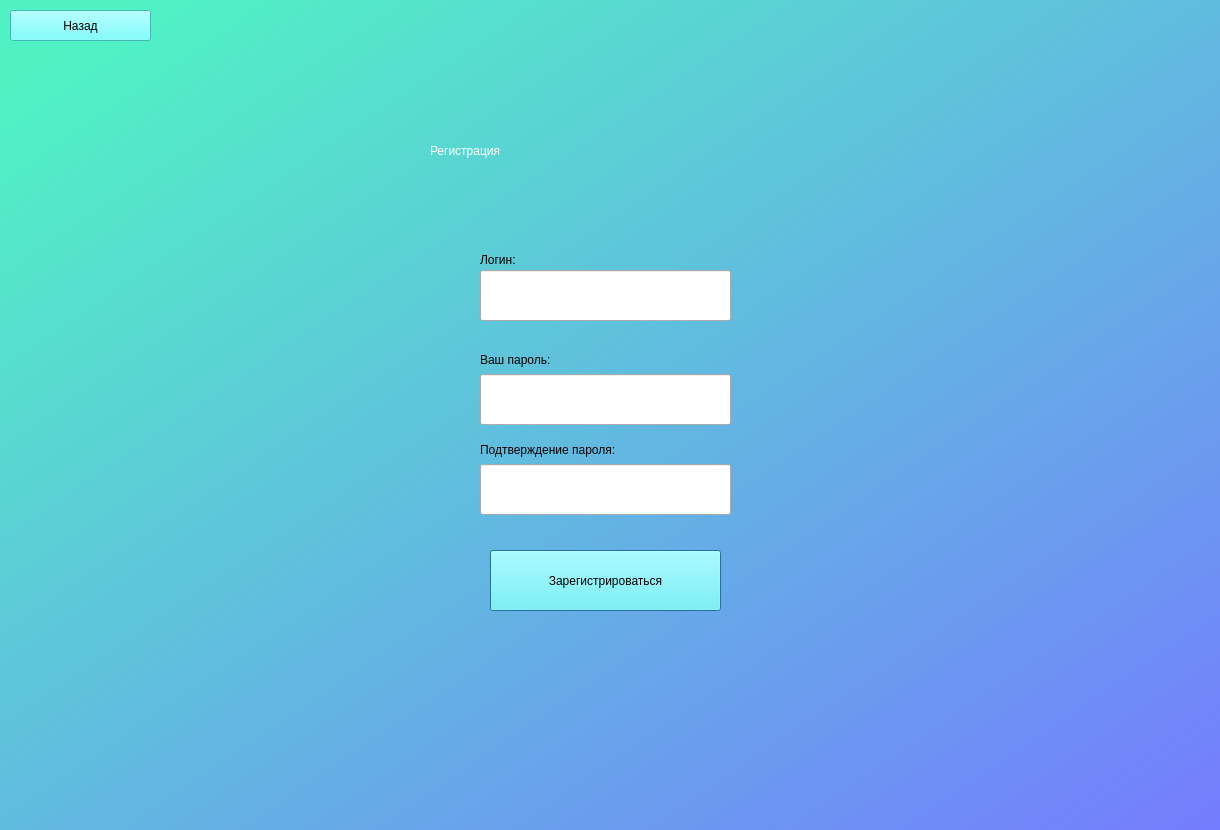
<?xml version="1.0" encoding="UTF-8"?>
<ui version="4.0">
 <class>Dialog</class>
 <widget class="QDialog" name="Dialog">
  <property name="geometry">
   <rect>
    <x>0</x>
    <y>0</y>
    <width>1220</width>
    <height>830</height>
   </rect>
  </property>
  <property name="windowTitle">
   <string>Dialog</string>
  </property>
  <widget class="QWidget" name="widget" native="true">
   <property name="geometry">
    <rect>
     <x>0</x>
     <y>0</y>
     <width>1241</width>
     <height>841</height>
    </rect>
   </property>
   <property name="styleSheet">
    <string notr="true">QWidget#widget{
background-color: qlineargradient(spread:pad, x1:0.0547264, y1:0.063, x2:1, y2:1, stop:0 rgba(80, 242, 196, 255), stop:1 rgba(117, 122, 255, 255));}</string>
   </property>
   <widget class="QPushButton" name="logup_b">
    <property name="geometry">
     <rect>
      <x>490</x>
      <y>550</y>
      <width>231</width>
      <height>61</height>
     </rect>
    </property>
    <property name="styleSheet">
     <string notr="true">
font: 14pt &quot;Calibri&quot;;
background-color: rgb(93, 255, 255);</string>
    </property>
    <property name="text">
     <string>Зарегистрироваться</string>
    </property>
   </widget>
   <widget class="QLabel" name="label">
    <property name="geometry">
     <rect>
      <x>430</x>
      <y>100</y>
      <width>351</width>
      <height>101</height>
     </rect>
    </property>
    <property name="styleSheet">
     <string notr="true">font: 40pt &quot;calibri&quot;;
color: rgb(255, 255, 255);</string>
    </property>
    <property name="text">
     <string>Регистрация</string>
    </property>
   </widget>
   <widget class="QLineEdit" name="loginline">
    <property name="geometry">
     <rect>
      <x>480</x>
      <y>270</y>
      <width>251</width>
      <height>51</height>
     </rect>
    </property>
   </widget>
   <widget class="QLineEdit" name="passwordline">
    <property name="geometry">
     <rect>
      <x>480</x>
      <y>374</y>
      <width>251</width>
      <height>51</height>
     </rect>
    </property>
   </widget>
   <widget class="QLineEdit" name="passwordlinecon">
    <property name="geometry">
     <rect>
      <x>480</x>
      <y>464</y>
      <width>251</width>
      <height>51</height>
     </rect>
    </property>
   </widget>
   <widget class="QLabel" name="label_2">
    <property name="geometry">
     <rect>
      <x>480</x>
      <y>250</y>
      <width>61</width>
      <height>20</height>
     </rect>
    </property>
    <property name="styleSheet">
     <string notr="true">font: 10pt &quot;MS Shell Dlg 2&quot;;</string>
    </property>
    <property name="text">
     <string>Логин:</string>
    </property>
   </widget>
   <widget class="QLabel" name="label_3">
    <property name="geometry">
     <rect>
      <x>480</x>
      <y>350</y>
      <width>111</width>
      <height>20</height>
     </rect>
    </property>
    <property name="styleSheet">
     <string notr="true">font: 10pt &quot;MS Shell Dlg 2&quot;;</string>
    </property>
    <property name="text">
     <string>Ваш пароль:</string>
    </property>
   </widget>
   <widget class="QLabel" name="label_4">
    <property name="geometry">
     <rect>
      <x>480</x>
      <y>440</y>
      <width>191</width>
      <height>20</height>
     </rect>
    </property>
    <property name="styleSheet">
     <string notr="true">font: 10pt &quot;MS Shell Dlg 2&quot;;</string>
    </property>
    <property name="text">
     <string>Подтверждение пароля:</string>
    </property>
   </widget>
   <widget class="QLabel" name="errortext">
    <property name="geometry">
     <rect>
      <x>480</x>
      <y>520</y>
      <width>331</width>
      <height>16</height>
     </rect>
    </property>
    <property name="styleSheet">
     <string notr="true">font: 9pt &quot;MS Shell Dlg 2&quot;;
color: rgb(189, 0, 0)</string>
    </property>
    <property name="text">
     <string/>
    </property>
   </widget>
   <widget class="QPushButton" name="back">
    <property name="geometry">
     <rect>
      <x>10</x>
      <y>10</y>
      <width>141</width>
      <height>31</height>
     </rect>
    </property>
    <property name="styleSheet">
     <string notr="true">
font: 11pt &quot;Calibri&quot;;
background-color: rgb(93, 255, 255);</string>
    </property>
    <property name="text">
     <string>Назад</string>
    </property>
   </widget>
  </widget>
 </widget>
 <resources/>
 <connections/>
</ui>
